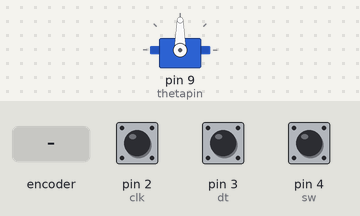
Bench run of a sketch on a simulated Arduino Uno, built with avr-gcc and run on an emulated ATmega328P. Shown: servo. Inputs (shaded band) come from the test bench; at power-on: pin 4 (sw) HIGH, pin 2 (clk) HIGH, pin 3 (dt) HIGH.

Above: at 1.2 s.
1.3 s: rotary encoder on pin 2 (clk) / pin 3 (dt) turned 3 steps (first pin leading)
At 2.4 s:
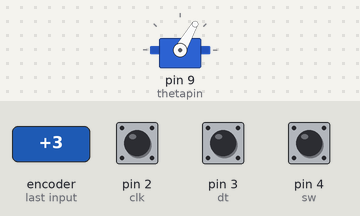
4.3 s: rotary encoder on pin 2 (clk) / pin 3 (dt) turned 1 step (first pin leading)
At 5.6 s:
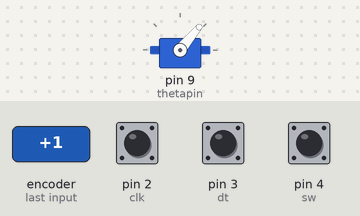
6.0 s: rotary encoder on pin 2 (clk) / pin 3 (dt) turned 3 steps (first pin leading)
At 7.2 s:
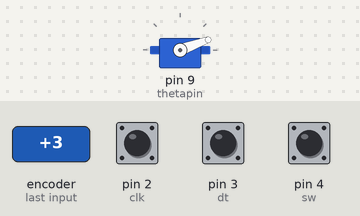
9.0 s: rotary encoder on pin 2 (clk) / pin 3 (dt) turned 1 step (first pin leading)
At 10.3 s:
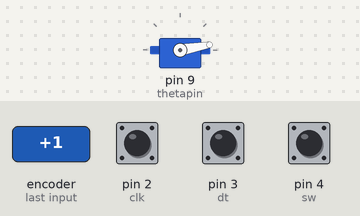
10.7 s: pin 4 (sw) pulled LOW for 0.15 s
At 11.0 s:
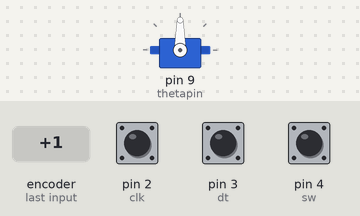
12.3 s: rotary encoder on pin 2 (clk) / pin 3 (dt) turned 2 steps (second pin leading)
At 13.9 s:
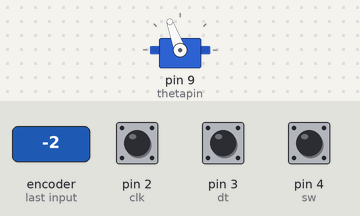
Timing chart, 0 to 15.2 s (numbered marks = the images above; inputs shaded):
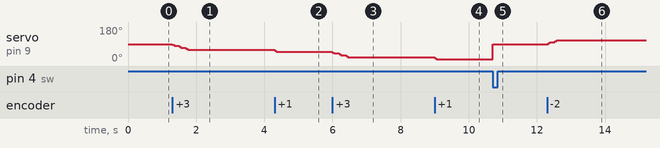

Measured:
- after the input at 1.3 s, servo on pin 9 (thetapin): 90° → 80° at once, → 70° 0.20 s later, → 60° 0.20 s later
- after the input at 4.3 s, servo on pin 9 (thetapin): 60° → 50° at once
- after the input at 6.0 s, servo on pin 9 (thetapin): 50° → 40° at once, → 30° 0.20 s later, → 20° 0.20 s later
- after the input at 9.0 s, servo on pin 9 (thetapin): 20° → 10° at once
- after the input at 10.7 s, servo on pin 9 (thetapin): 10° → 90° at once
- after the input at 12.3 s, servo on pin 9 (thetapin): 90° → 100° at once, → 110° 0.20 s later

The sketch:

rotary_encoder_servo.ino
```cpp
#include <Servo.h>
Servo myServo;
int clk = 2;
int dt = 3;
int sw = 4;
int clkstate;
int dtstate;
int thetapin = 9;
int theta = 90;
int lastclkstate;
int swstate;
int direction;
void setup() {
myServo.attach(thetapin);
myServo.write(90);
pinMode(clk, INPUT);
pinMode(dt, INPUT);
pinMode(sw, INPUT_PULLUP);
lastclkstate = digitalRead(clk);
}

int ReadEncoder(){
  clkstate = digitalRead(clk);
  dtstate = digitalRead(dt);
  if (clkstate != lastclkstate){
    if (dtstate != lastclkstate){
      return 1;
    } else {
      return -1;
    }
  } else {
    return 0;
  }
}

int clampTheta(int theta){
  if (theta > 180) return 180;
  if (theta < 0 ) return 0;
  return theta;
}

void updateServo(){
  swstate = digitalRead(sw);
  if (swstate == 0){
    theta = 90;
  }
  myServo.write(theta);
}

void loop() {
direction = ReadEncoder();
theta += direction * 5;
theta = clampTheta(theta);
updateServo();
lastclkstate = clkstate;

}
```
